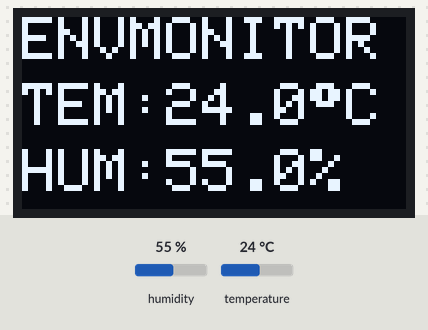
A sketch run on a simulated ESP32-C3. Parts: 128×64 one-colour display. Inputs (shaded band) come from the test bench; at power-on: humidity 55 %, temperature 24 °C. WiFi joins after 1.5 s; servers stay silent unless stated; uploads are accepted with an empty reply; what the sketch prints to the serial monitor is not drawn.

Above: at 3.7 s.
3.8 s: humidity set to 22 %
At 13.3 s:
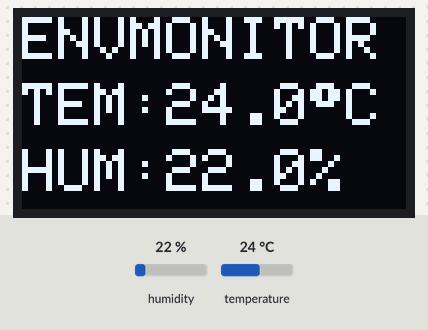
14.2 s: temperature set to 12 °C
At 23.5 s:
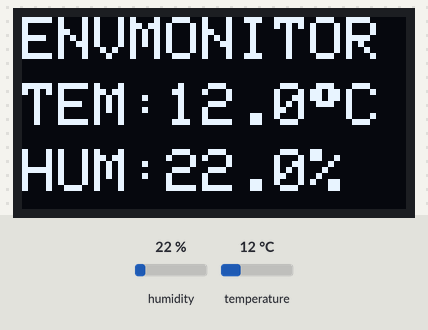
24.5 s: humidity set to 40 %
At 33.8 s:
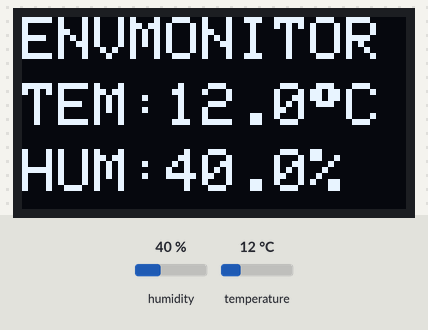
34.7 s: temperature set to 19 °C
At 44.1 s:
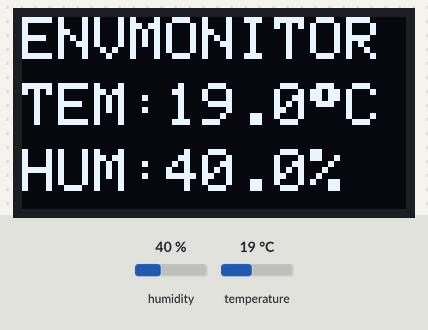
Timing chart, 0 to 45.6 s (numbered marks = the images above; inputs shaded):
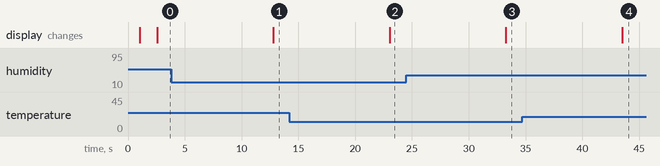

Measured:
- after the input at 3.8 s, the display: changes after 9.0 s (image 1)
- after the input at 14.2 s, the display: changes after 8.8 s (image 2)
- after the input at 24.5 s, the display: changes after 8.8 s (image 3)
- after the input at 34.7 s, the display: changes after 8.8 s (image 4)

The sketch:

miniproject.ino
```cpp
#include <WiFi.h>
#include <HTTPClient.h>
#include "DHT.h"

// 🔥 OLED LIBRARIES
#include <Wire.h>
#include <Adafruit_GFX.h>
#include <Adafruit_SSD1306.h>

// ===== OLED SETTINGS =====
#define SCREEN_WIDTH 128
#define SCREEN_HEIGHT 64
Adafruit_SSD1306 display(SCREEN_WIDTH, SCREEN_HEIGHT, &Wire, -1);

// ===== WIFI =====
const char* ssid = "Nord 4";
const char* password = "87654321";

// ===== SUPABASE =====
const char* supabaseUrl = "https://nbmparowweqnanqzkdri.supabase.co/rest/v1/storage_telemetry_logs";
const char* supabaseKey = "eyJhbGciOiJIUzI1NiIsInR5cCI6IkpXVCJ9.eyJpc3MiOiJzdXBhYmFzZSIsInJlZiI6Im5ibXBhcm93d2VxbmFucXprZHJpIiwicm9sZSI6ImFub24iLCJpYXQiOjE3NzYwOTE0MDUsImV4cCI6MjA5MTY2NzQwNX0.fUDCRQjYc4KRP--shV1xWpGezOkgJQrq0tXhMyXE61U";

// ===== STORAGE BIN ID =====
String storageBinId = "7ed66336-35eb-469c-bd11-e046e1923115";

// ===== DHT =====
#define DHTPIN 3
#define DHTTYPE DHT22
DHT dht(DHTPIN, DHTTYPE);

void setup() {
  Serial.begin(115200);
  delay(1000);

  dht.begin();

  // 🔥 I2C PINS (ESP32-C3)
  Wire.begin(7, 8);

  // 🔥 OLED INIT
  if(!display.begin(SSD1306_SWITCHCAPVCC, 0x3C)) {
    Serial.println("OLED Failed ❌");
    while(true);
  }

  display.clearDisplay();
  display.setTextColor(WHITE);

  // WIFI CONNECT
  WiFi.begin(ssid, password);
  Serial.print("Connecting to WiFi");

  while (WiFi.status() != WL_CONNECTED) {
    delay(500);
    Serial.print(".");
  }

  Serial.println("\nWiFi Connected ✅");
}

void loop() {
  float temp = dht.readTemperature();
  float hum = dht.readHumidity();

  if (isnan(temp) || isnan(hum)) {
    Serial.println("Failed to read from DHT ❌");
    delay(2000);
    return;
  }

  Serial.println("------");
  Serial.print("Temp: "); Serial.println(temp);
  Serial.print("Humidity: "); Serial.println(hum);

  // 🔥 OLED DISPLAY (PERFECT FIT)
  display.clearDisplay();

  // 🔥 BIG TEXT FOR ALL (perfect fit)
  display.setTextSize(2);

  // LINE 1 (Title)
  display.setCursor(0, 0);
  display.print("ENVMONITOR");

  // LINE 2 (Temp)
  display.setCursor(0, 22);
  display.print("TEM:");
  display.print(temp, 1);
  display.print((char)247); // °
  display.print("C");

  // LINE 3 (Humidity)
  display.setCursor(0, 44);
  display.print("HUM:");
  display.print(hum, 1);
  display.print("%");

  display.display();

  // 🔥 SEND TO SUPABASE
  if (WiFi.status() == WL_CONNECTED) {

    HTTPClient http;
    http.begin(supabaseUrl);

    http.addHeader("Content-Type", "application/json");
    http.addHeader("apikey", supabaseKey);
    http.addHeader("Authorization", "Bearer " + String(supabaseKey));
    http.addHeader("Prefer", "return=minimal");

    String body = "{";
    body += "\"storage_bin_id\":\"" + storageBinId + "\",";
    body += "\"temperature\":" + String(temp) + ",";
    body += "\"humidity\":" + String(hum);
    body += "}";

    Serial.println("Sending Payload: " + body);

    int httpResponseCode = http.POST(body);

    Serial.print("Response: ");
    Serial.println(httpResponseCode);

    http.end();
  }

  delay(10000);
}
```
